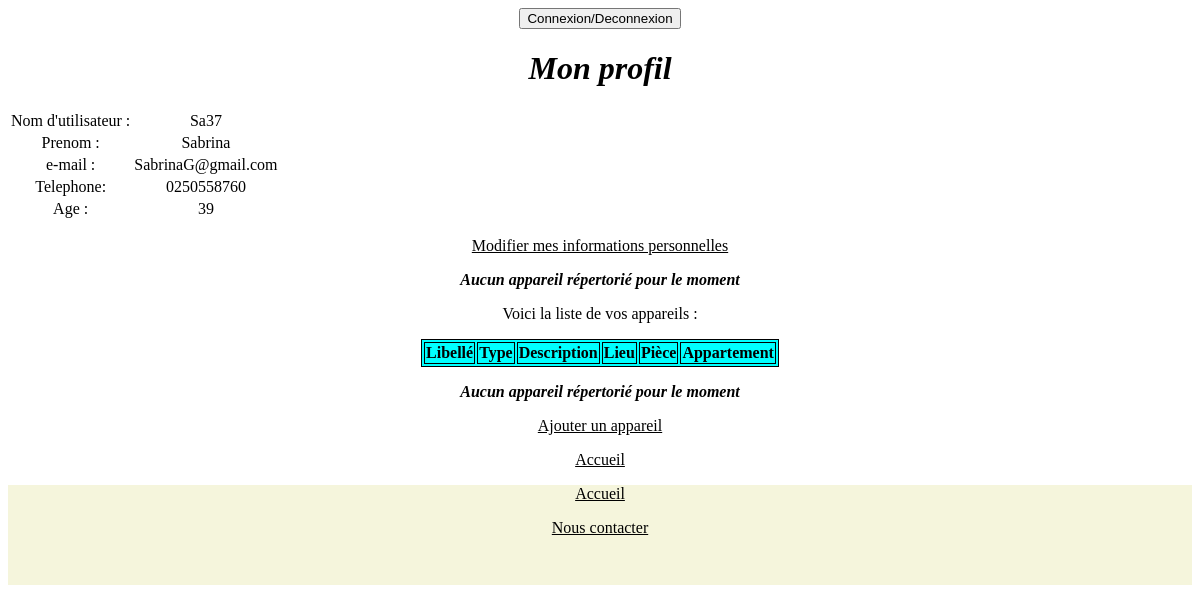
/index.php?cible=profil (signed in), run on the app's committed database.
### tables this page shows
CREATE TABLE IF NOT EXISTS `utilisateur` (
  `Id_Utilisateur` int(11) NOT NULL AUTO_INCREMENT,
  `nomUser` varchar(30) NOT NULL,
  `emailUtilisateur` varchar(50) NOT NULL,
  `mdpUtilisateur` varchar(16) NOT NULL,
  `telUtilisateur` varchar(10) DEFAULT NULL,
  `prenomUtilisateur` varchar(30) NOT NULL,
  `ageUtilisateur` int(11) NOT NULL,
  `dateCreationCompte` date DEFAULT NULL,
  `etatCompte` varchar(50) DEFAULT NULL,
  PRIMARY KEY (`Id_Utilisateur`)
);

### controleurs/profil.php (called while the page is built, shortened)
<?php
include('./modele/requetes.connexion_inscription.php');
include('./modele/requetes.afficher_ajouter_appareils.php');
$vue = "profil";
$infos = getUtilisateur($bdd);
$nomUser = $infos[1];
$prenomUtilisateur = $infos[5];
$emailUtilisateur = $infos[2];
$telUtilisateur = $infos[4];
$ageUtilisateur = $infos[6];
$afficherAppareils = afficherAppareils($bdd);
if (mysqli_num_rows($afficherAppareils) <= 0) {
    $alerte = "Aucun appareil répertorié pour le moment";
}
include ('vues/header.php');
include ('vues/' . $vue . '.php');
include ('vues/appareil.php');
include ('vues/footer.php');

### index.php (called while the page is built, shortened)
<?php
include("controleurs/fonctions.php");
include("vues/fonctions.php");
if (isset($_GET['cible']) && !empty($_GET['cible'])) {
    $url = $_GET['cible'];
} else {
    $url = 'principal';
}
include('controleurs/' . $url . '.php');

### modele/requetes.generiques.php (called while the page is built, shortened)
<?php
function recherche(mysqli $bdd, string $table, array $attributs) {
    $where = "";
    foreach($attributs as $key => $value) {
        $where .= "$key = '$value'" . " AND ";
    }
    $where = substr_replace($where, '', -5, 5);
    $statement = 'SELECT * FROM ' . $table . ' WHERE ' . $where;
    return mysqli_query($bdd, $statement);
}
?>

### modele/requetes.connexion_inscription.php (called while the page is built, shortened)
<?php
include('requetes.generiques.php');
function getUtilisateur($bdd): array {
    return recherche($bdd, 'utilisateur', ['Id_Utilisateur' => $_SESSION["id"]])->fetch_row();
}
?>

### modele/requetes.afficher_ajouter_appareils.php (called while the page is built, shortened)
<?php
function afficherAppareils(mysqli $bdd) {
    $query = 'SELECT *
                                FROM appareil NATURAL JOIN piece NATURAL JOIN appartement NATURAL JOIN type_appareil
                                WHERE Id_Piece IN (SELECT Id_Piece
                                                   FROM piece NATURAL JOIN appartement
                                                   WHERE Id_Appartement IN (SELECT Id_Appartement
                                                                            FROM appartement NATURAL JOIN locataire
                                                                            WHERE Id_Utilisateur =' . $_SESSION['id'] . ' AND ((dateFinLocation IS NULL) OR (DATE(NOW()) BETWEEN dateDebutLocation AND dateFinLocation)))) ORDER BY Id_Piece';
    return mysqli_query($bdd, $query);
}
?>

### vues/profil.php (the view, shortened to what this page needs)
<!DOCTYPE html>
<html lang="fr">
    <head>
        <link rel="stylesheet" href="public/css/styles_con.css"/>
    </head>
    <body>
        <table>
            <tr>
                <td>Nom d'utilisateur :</td>
                <td><?php echo $nomUser ?></td>
            </tr>
            <tr>
                <td>Prenom :</td>
                <td><?php echo $prenomUtilisateur ?></td>
            </tr>
            <tr>
                <td>e-mail :</td>
                <td><?php echo $emailUtilisateur ?></td>
            </tr>
            <tr>
                <td>Telephone:</td>
                <td><?php echo $telUtilisateur ?></td>
            </tr>
            <tr>
                <td>Age :</td>
                <td><?php echo $ageUtilisateur ?></td>
            </tr>
        </table>
        <p><a href="index.php?cible=modif_profil&fonction=Modifier">Modifier mes informations personnelles</a></p>
        <?php if (isset($alerte)) echo AfficheAlerte($alerte); ?>
    </body>
</html>

### public/css/styles_con.css (style rules this page uses)
* { color: black; text-align: center; }

### data on the page
utilisateur: nomUser "Sa37", prenomUtilisateur "Sabrina", emailUtilisateur "SabrinaG@gmail.com", telUtilisateur "0250558760", ageUtilisateur "39"

### other printed values
$title "Mon profil"
$alerte "Aucun appareil répertorié pour le moment Aucun appareil répertorié pour le moment"
$entete "Voici la liste de vos appareils :"
